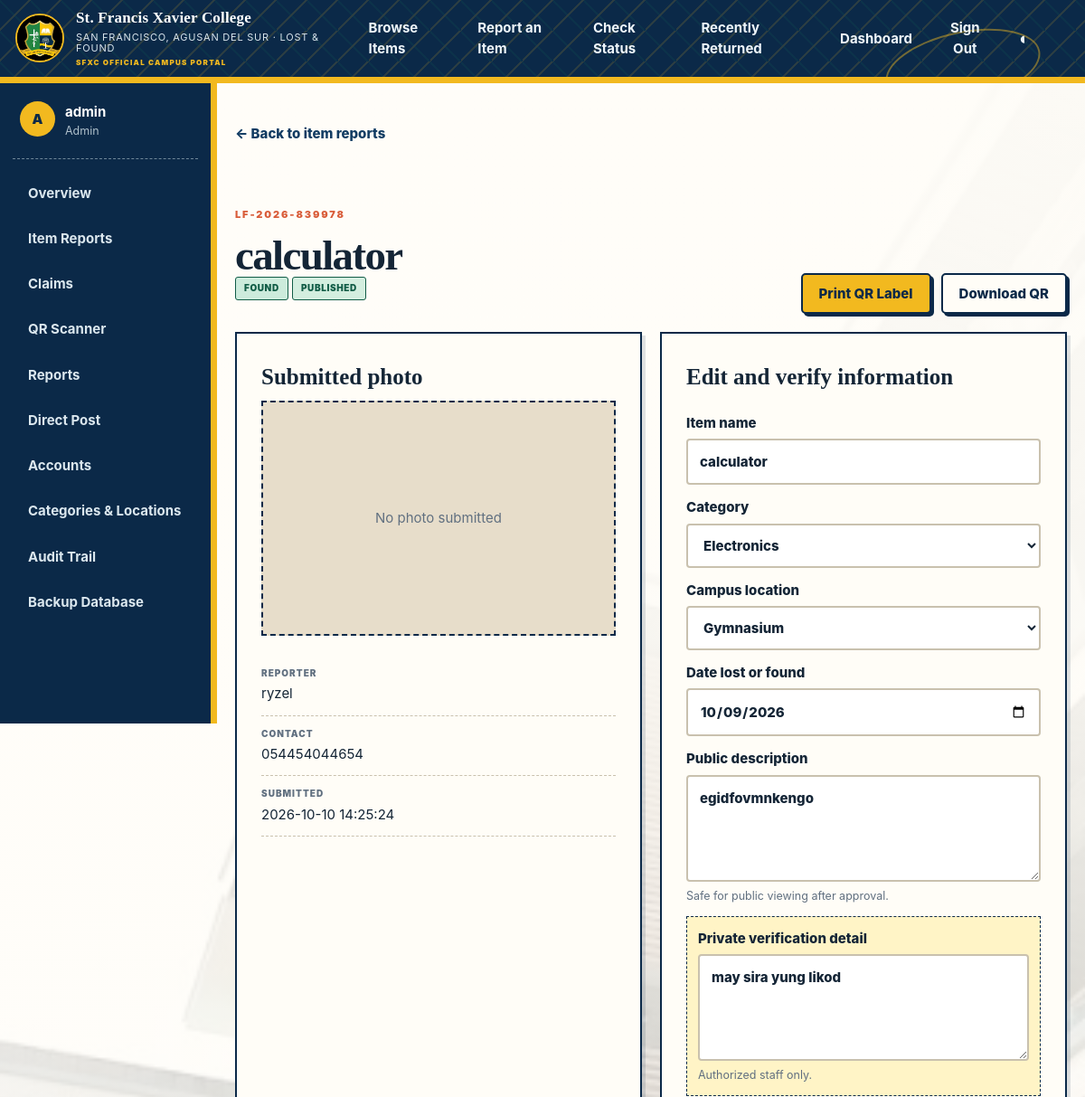
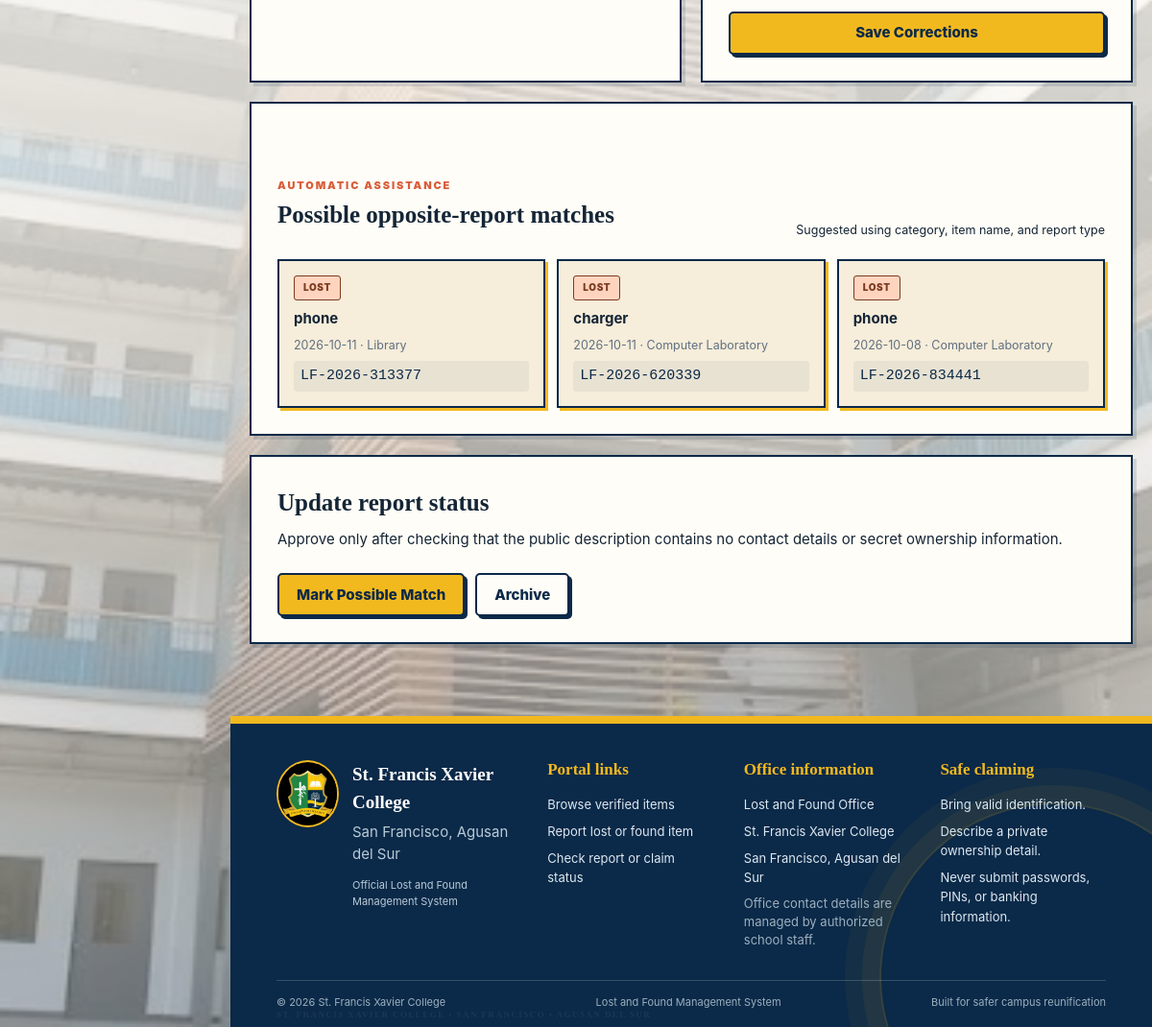
/manage/items/2 (signed in), run on the app's committed database (2 pictures, top to bottom).
### tables this page shows
CREATE TABLE items(
 id INTEGER PRIMARY KEY, public_reference TEXT UNIQUE NOT NULL, qr_token TEXT UNIQUE NOT NULL,
 report_type TEXT NOT NULL CHECK(report_type IN ('lost','found')), title TEXT NOT NULL,
 public_description TEXT NOT NULL, private_details TEXT NOT NULL,
 category_id INTEGER REFERENCES categories(id), location_id INTEGER REFERENCES locations(id),
 event_date TEXT NOT NULL, reporter_name TEXT NOT NULL, reporter_contact TEXT NOT NULL,
 image_name TEXT, status TEXT NOT NULL DEFAULT 'pending_review',
 approved_by INTEGER REFERENCES users(id), approved_at TEXT, created_at TEXT NOT NULL, updated_at TEXT);

CREATE TABLE categories(id INTEGER PRIMARY KEY, name TEXT UNIQUE NOT NULL);

CREATE TABLE locations(id INTEGER PRIMARY KEY, name TEXT UNIQUE NOT NULL);

### app.py (the view, shortened to what this page needs)
    @app.route("/manage/items/<int:item_id>", methods=["GET", "POST"])
    @staff_required
    def review_item(item_id):
        db = get_db()
        item = db.execute(
            """SELECT i.*, c.name category_name, l.name location_name FROM items i
               LEFT JOIN categories c ON c.id=i.category_id LEFT JOIN locations l ON l.id=i.location_id
               WHERE i.id=?""", (item_id,)
        ).fetchone()
        if not item: abort(404)
        suggestions = db.execute(
            """SELECT i.*, c.name category_name, l.name location_name
               FROM items i LEFT JOIN categories c ON c.id=i.category_id
               LEFT JOIN locations l ON l.id=i.location_id
               WHERE i.id<>? AND i.report_type<>? AND i.status IN ('published','matched','claim_pending')
                 AND (i.category_id=? OR lower(i.title) LIKE lower(?))
               ORDER BY CASE WHEN i.category_id=? THEN 0 ELSE 1 END, i.event_date DESC LIMIT 6""",
            (item_id, item["report_type"], item["category_id"], f"%{item['title']}%", item["category_id"]),
        ).fetchall()
        categories = db.execute("SELECT * FROM categories ORDER BY name").fetchall()
        locations = db.execute("SELECT * FROM locations ORDER BY name").fetchall()
        return render_template("review_item.html", item=item, suggestions=suggestions,
                               categories=categories, locations=locations)

### app.py (called while the page is built)
def get_db():
    if "db" not in g:
        g.db = sqlite3.connect(current_app.config["DATABASE"], uri=current_app.config.get("DATABASE_URI", False))
        g.db.row_factory = sqlite3.Row
        g.db.execute("PRAGMA foreign_keys=ON")
        g.db.execute("PRAGMA busy_timeout=5000")
    return g.db

def get_csrf_token():
    if "csrf_token" not in session:
        session["csrf_token"] = secrets.token_urlsafe(32)
    return session["csrf_token"]

def staff_required(view):
    @wraps(view)
    def wrapped(*args, **kwargs):
        if not session.get("user_id"):
            return redirect(url_for("login"))
        if session.get("role") not in {"staff", "admin"}: abort(403)
        if session.get("must_change_password") and request.endpoint != "change_password":
            return redirect(url_for("change_password"))
        return view(*args, **kwargs)
    return wrapped

### templates/review_item.html (shortened to what this page needs)
{% extends 'base.html' %}{% block title %}Review {{ item.public_reference }}{% endblock %}
{% block content %}
<a class="back-link" href="{{ url_for('manage_items') }}">← Back to item reports</a>
<section class="dashboard-head"><div><span class="eyebrow">{{ item.public_reference }}</span><h1>{{ item.title }}</h1><p><span class="pill {{ item.report_type }}">{{ item.report_type|title }}</span> <span class="status {{ item.status }}">{{ item.status|pretty_status }}</span></p></div><div class="actions"><a class="button secondary" href="{{ url_for('item_label', item_id=item.id) }}">Print QR Label</a><a class="button ghost" href="{{ url_for('item_qr', item_id=item.id) }}">Download QR</a></div></section>
<div class="review-grid">
  <section class="panel detail-panel"><h2>Submitted photo</h2>{% if item.image_name %}<img class="review-image" src="{{ url_for('uploaded_file', name=item.image_name) }}" alt="Item photo">{% else %}<div class="photo-placeholder">No photo submitted</div>{% endif %}<dl><div><dt>Reporter</dt><dd>{{ item.reporter_name }}</dd></div><div><dt>Contact</dt><dd>{{ item.reporter_contact }}</dd></div><div><dt>Submitted</dt><dd>{{ item.created_at }}</dd></div></dl></section>
  <form class="panel edit-record" method="post"><input type="hidden" name="csrf_token" value="{{ csrf_token() }}"><h2>Edit and verify information</h2><label>Item name<input name="title" value="{{ item.title }}" required maxlength="100"></label><label>Category<select name="category_id"><option value="">Uncategorized</option>{% for row in categories %}<option value="{{ row.id }}" {% if row.id == item.category_id %}selected{% endif %}>{{ row.name }}</option>{% endfor %}</select></label><label>Campus location<select name="location_id"><option value="">Not specified</option>{% for row in locations %}<option value="{{ row.id }}" {% if row.id == item.location_id %}selected{% endif %}>{{ row.name }}</option>{% endfor %}</select></label><label>Date lost or found<input type="date" name="event_date" value="{{ item.event_date }}" required></label><label>Public description<textarea name="public_description" required maxlength="800">{{ item.public_description }}</textarea><small>Safe for public viewing after approval.</small></label><label class="private-field">Private verification detail<textarea name="private_details" required maxlength="800">{{ item.private_details }}</textarea><small>Authorized staff only.</small></label><button class="button secondary" name="action" value="save">Save Corrections</button></form>
</div>
<section class="panel suggestion-panel"><div class="panel-head"><div><span class="eyebrow">Automatic assistance</span><h2>Possible opposite-report matches</h2></div><small>Suggested using category, item name, and report type</small></div><div class="suggestion-grid">{% for match in suggestions %}<a href="{{ url_for('review_item', item_id=match.id) }}"><span class="pill {{ match.report_type }}">{{ match.report_type }}</span><strong>{{ match.title }}</strong><small>{{ match.event_date }} · {{ match.location_name or 'No location' }}</small><code>{{ match.public_reference }}</code></a>{% else %}<div class="empty">No likely opposite-report match is available yet.</div>{% endfor %}</div></section>
<form class="panel action-panel" method="post"><h2>Update report status</h2><p>Approve only after checking that the public description contains no contact details or secret ownership information.</p><div class="actions">{% if item.status in ['published','claim_pending'] %}<button class="button secondary" name="action" value="match">Mark Possible Match</button>{% endif %}{% if item.status not in ['archived','returned'] %}<button class="button ghost" name="action" value="archive">Archive</button>{% endif %}</div></form>
{% endblock %}

### data on the page
items: public_reference "LF-2026-839978", title "calculator", report_type "FOUND", status|pretty_status "PUBLISHED", reporter_name "ryzel", reporter_contact "054454044654", created_at "2026-10-10 14:25:24", category_id "Electronics", location_id "Gymnasium", event_date "10/09/2026", public_description "egidfovmnkengo", private_details "may sira yung likod"
items: report_type "LOST", title "phone", event_date "2026-10-11", name "Library", public_reference "LF-2026-313377"
items: report_type "LOST", title "charger", event_date "2026-10-11", name "Computer Laboratory", public_reference "LF-2026-620339"
items: report_type "LOST", title "phone", event_date "2026-10-08", name "Computer Laboratory", public_reference "LF-2026-834441"

### other printed values
{{ school_name }} "St. Francis Xavier College"
{{ school_location }} "SAN FRANCISCO, AGUSAN DEL SUR"
{{ session.username[0]|upper }} "A"
{{ session.username }} "admin"
{{ session.role|title }} "Admin"
{{ school_location }} "San Francisco, Agusan del Sur"
{{ current_year }} "2026"
